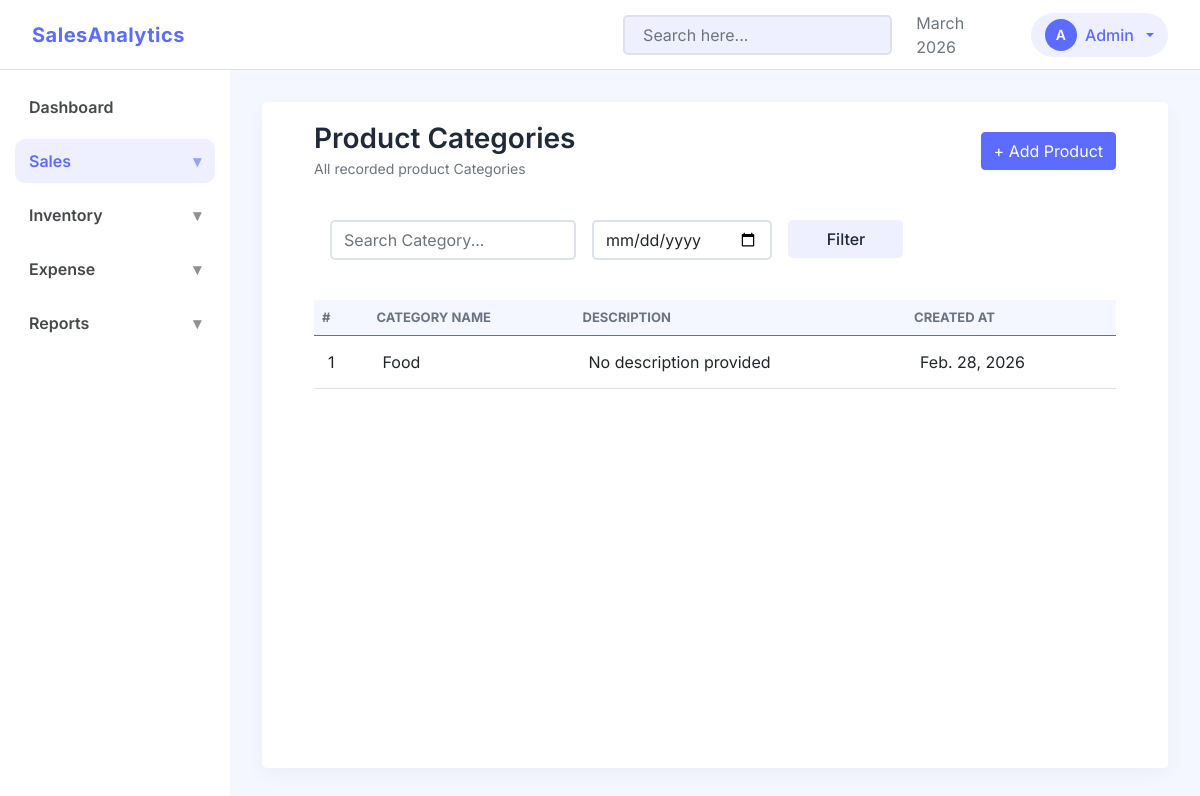
Before: /inventory/categories/ with the older database file.
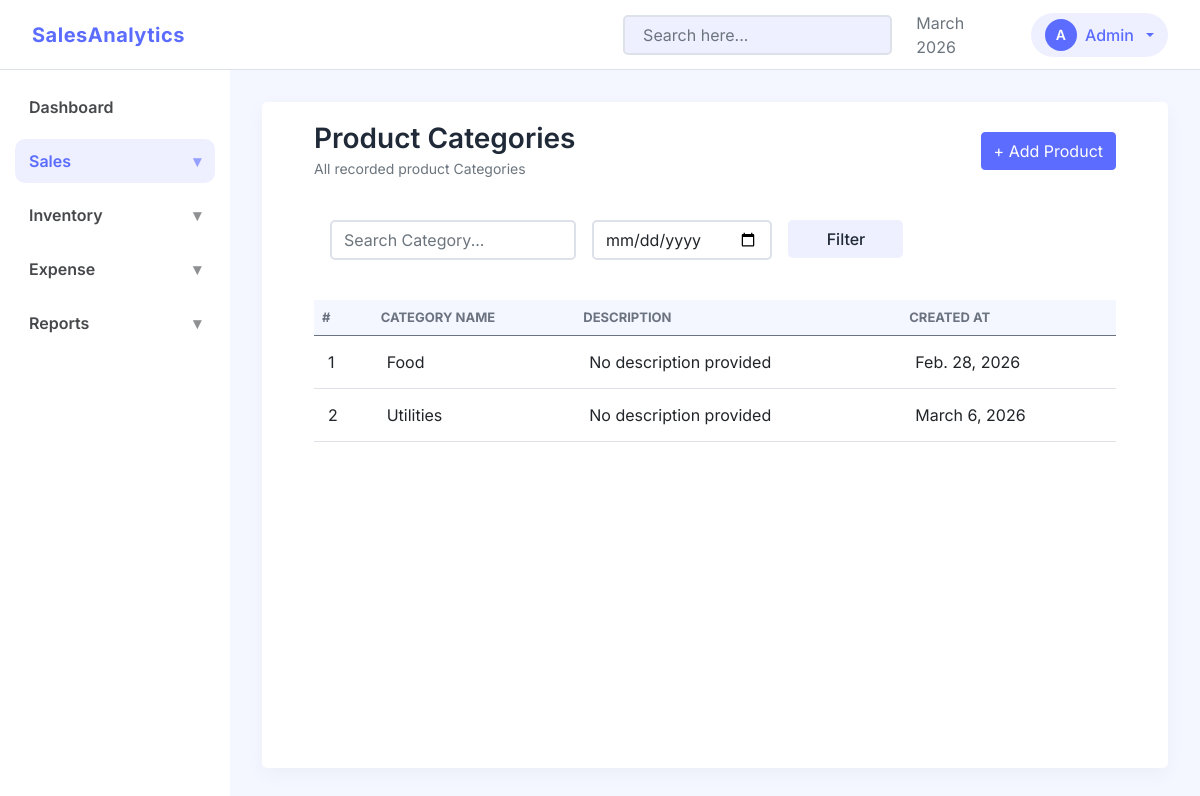
After: the same page with the newer database file.
### inventory/models.py (models this page shows, shortened)
class ProductCategory(models.Model):
    name = models.CharField(max_length=100, unique=True)
    description = models.TextField(blank=True)
    created_at = models.DateTimeField(auto_now_add=True)
    updated_at = models.DateTimeField(auto_now=True)

### inventory/views.py (the view)
# urls.py: path('categories/', views.ProductCategoryView.as_view(), name="product_categories"),
class ProductCategoryView(ListView):
    model = ProductCategory
    template_name = "inventory/product_categories.html"
    context_object_name = "categories"
    ordering = "name"

### templates/inventory/product_categories.html (shortened to what this page needs)
{% extends "base.html" %}
{% load static %}
{% block css_files%}
    <link rel="stylesheet" href="{% static 'css/apps/list.css' %}">
{% endblock %}
{% block content %}
<div class="container-fluid">
    <div class="d-flex justify-content-between align-items-center mb-4">
        <div>
            <h3 class="section-title mb-0">Product Categories</h3>
            <small class="text-muted">All recorded product Categories</small>
        </div>
        <a href="{% url 'add_product' %}" class="btn btn-primary">
            + Add Product
        </a>
    </div>
    <div class="card-soft mb-4 p-3">
        <div class="row g-3">
            <div class="col-md-4">
                <input type="text"
                       class="form-control"
                       placeholder="Search Category...">
            </div>
            <div class="col-md-3">
                <input type="date" class="form-control">
            </div>
            <div class="col-md-2">
                <button class="btn btn-soft w-100">
                    Filter
                </button>
            </div>
        </div>
    </div>
    <div class="card-soft">
        <div class="table-responsive">
            <table class="table table-hover align-middle data-table mb-0">
                <thead>
                    <tr>
                        <th>#</th>
                        <th>Category Name</th>
                        <th>Description</th>
                        <th>Created At</th>
                    </tr>
                </thead>
                <tbody>
                    {% for category in categories %}
                    <tr>
                        <td>{{ forloop.counter }}</td>
                        <td>
                            {{ category.name }}
                        </td>
                        <td>
                            {% if category.description %}
                                {{ category.description|truncatechars:50 }}
                            {% else %}
                                No description provided
                            {% endif%}
                        </td>
                        <td>
                            {{ category.created_at|date }}
                        </td>
                    </tr>
                    {% empty %}
                    <tr>
                        <td colspan="7" class="text-center py-4 text-muted">
                            No category recorded
                        </td>
                    </tr>
                    {% endfor %}
                </tbody>
            </table>
        </div>
    </div>
</div>
{% endblock %}

Changed rows visible on the page:
added ProductCategory: name "Utilities", description "No description provided", created_at "March 6, 2026"
